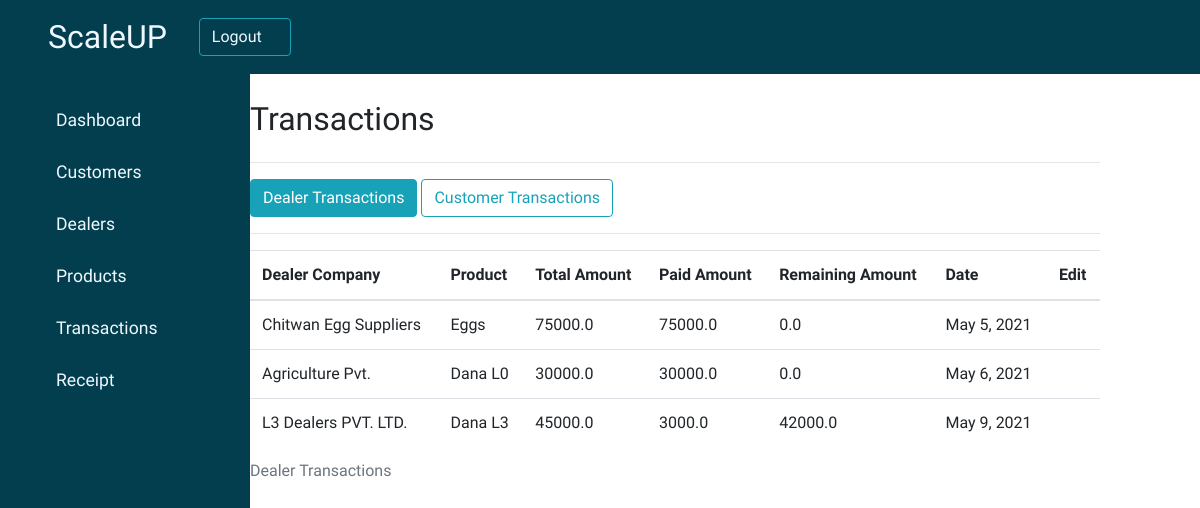
Page /transactions/ on the earlier database version.
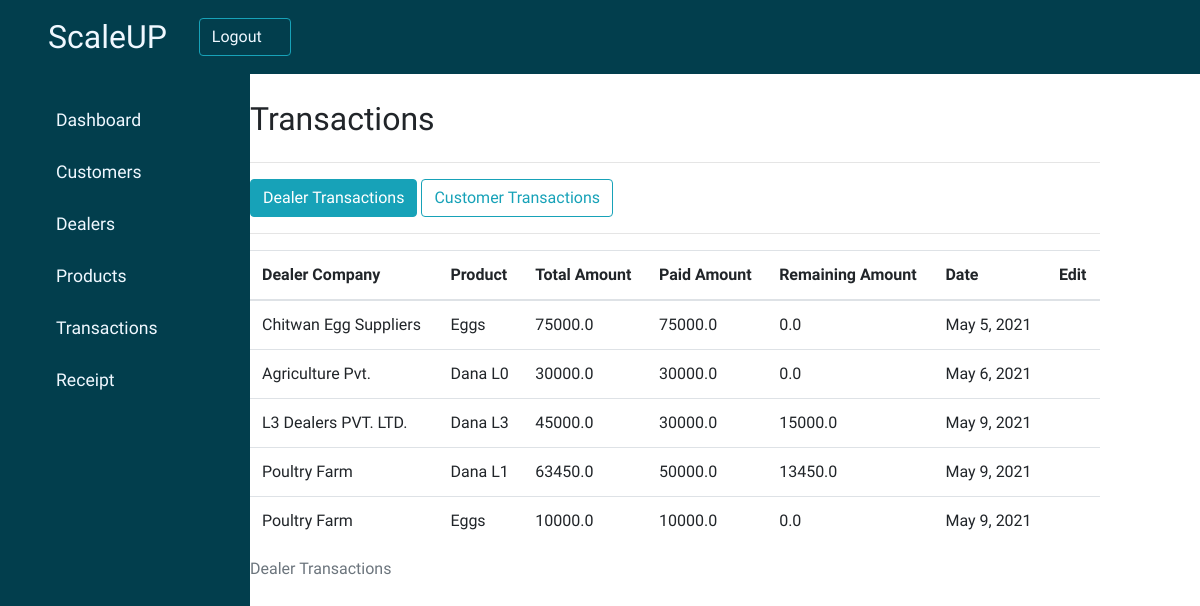
Same page on the later database version.
### productmanagement/models.py (models this page shows, shortened)
class DealerTransaction(models.Model):
    dealer = models.ForeignKey(Dealers, on_delete=models.CASCADE, blank=True, null=True)
    product = models.ForeignKey(Products, on_delete=models.CASCADE, blank=True, null=True)
    total_amount = models.FloatField(blank=True, null=True)
    paid_amount = models.FloatField(blank=True, null=True)
    remaining_due = models.FloatField(blank=True, null=True)
    date = models.DateField(auto_now_add=False, auto_now=True)

class Products(models.Model):
        item_name = models.CharField(max_length=50, blank=True, null=True)
        category = models.CharField(max_length=50, blank=True, null=True)
        quantity = models.IntegerField(default='0', blank=True, null=True)
        rate = models.FloatField(blank=False,null=False)
        amount = models.FloatField(blank=False,null=False)
        receive_quantity = models.IntegerField(default='0', blank=True, null=True)
        received_date = models.DateField(blank=True, null=True)
        expiry_date = models.DateField(blank=True, null=True)
        dealer = models.ManyToManyField(Dealers, blank=True, null=True)
        customer = models.ManyToManyField(Customer, blank=True, null=True)
        issue_quantity = models.IntegerField(default='0', blank=True, null=True)
        reorder_level = models.IntegerField(default='0', blank=True, null=True)
        last_updated = models.DateField(auto_now_add=False, auto_now=True)

### dealers/models.py (models this page shows, shortened)
class Dealers(models.Model):
    firstname = models.CharField(max_length=100)
    lastname = models.CharField(max_length=100)
    company = models.CharField(max_length=100)
    address = models.CharField(max_length=100)
    email_address = models.EmailField(max_length=254)
    phone = PhoneNumberField()
    added_date = models.DateField(blank=True)

### productmanagement/views.py (the view)
# urls.py: path('transactions/',views.transactions, name='transactions'),
def transactions(request):
    dealer = DealerTransaction.objects.all()
    customer = CustomerTransaction.objects.all()
    context = {'dealer':dealer, 'customer':customer}
    return render(request, "transactions.htm", context)

### productmanagement/templates/transactions.htm (shortened to what this page needs)
{% extends "customer_management/base.htm"%}
{% block content %}
    <div class="main-content" style="padding-left: 15%;">
        <div class="header-title">
            <h2>
                <label>
                    Transactions
                </label>
            </h2>
            <hr>
        </div>
        <div>
            <button type="button" class="btn btn-outline-info active" id="dealer-btn" onclick="display_dealer()">Dealer Transactions</button>
            <button type="button" class="btn btn-outline-info" id="customer-btn" onclick="display_customer()">Customer Transactions</button>
            <hr>
        </div>
        <div id="dealer-table" style="display: block;" class="table-responsive">
            <table id='myTable' class="table table-hover">
                <caption>Dealer Transactions</caption>
                <thead>
                    <tr>
                        <th scope="col">Dealer Company</th>
                        <th scope="col">Product</th>
                        <th scope="col">Total Amount</th>
                        <th scope="col">Paid Amount</th>
                        <th scope="col">Remaining Amount</th>
                        <th scope="col">Date</th>
                        <th scope="col">Edit</th>
                    </tr>
                </thead>
                <tbody>
                    {% for dealer in dealer %}
                    <tr>
                        <td>{{dealer.dealer.company}}</td>
                        <td>{{dealer.product.item_name}}</td>
                        <td>{{dealer.total_amount}}</td>
                        <td>{{dealer.paid_amount}}</td>
                        <td>{{dealer.remaining_due}}</td>
                        <td>{{dealer.date}}</td>
                        <td><a href="{% url 'productmanagement:update' dealer.id %}"><em class="lar la-edit"></em></a></td>
                    </tr>
                    {% endfor %}
                </tbody>
            </table>
        </div>
    </div>
{% endblock %}

Differences in the rows shown:
changed DealerTransaction "L3 Dealers PVT. LTD.": paid_amount "3000.0" → "30000.0"; remaining_due "42000.0" → "15000.0"
added DealerTransaction: dealer.company "Poultry Farm", product.item_name "Dana L1", total_amount "63450.0", paid_amount "50000.0", remaining_due "13450.0", date "May 9, 2021"
added DealerTransaction: dealer.company "Poultry Farm", product.item_name "Eggs", total_amount "10000.0", paid_amount "10000.0", remaining_due "0.0", date "May 9, 2021"
